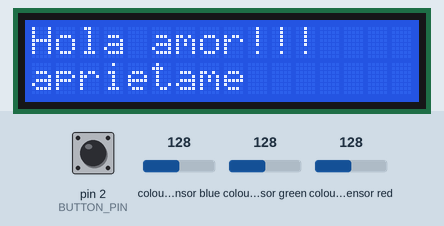
Bench run of a sketch on a simulated Arduino Uno, built with avr-gcc and run on an emulated ATmega328P. On the bench: 16×2 character LCD. The test bench sets the inputs (shaded band); at power-on: pin 2 (BUTTON_PIN) HIGH, colour sensor blue 128, colour sensor green 128, colour sensor red 128.

Above: at 1.2 s.
1.3 s: pin 2 (BUTTON_PIN) pulled LOW for 0.15 s
At 2.3 s:
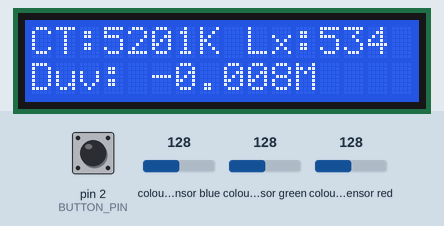
Timing chart, 0 to 4.3 s (numbered marks = the images above; inputs shaded):
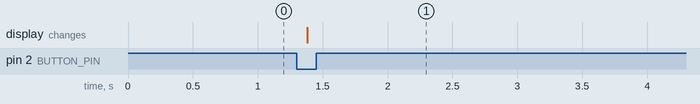

Measured:
- after the input at 1.3 s, the display: changes after 0.08 s (image 1)

The sketch:

ColorMeterDuvV01.ino
```cpp
#include <Wire.h>
#include <LiquidCrystal_I2C.h>
#include "Adafruit_TCS34725.h"
#include <math.h>

// Button pin
#define BUTTON_PIN 2

// Define reference illuminant RGB values for D65
#define refRed 0.95047
#define refGreen 1.00000
#define refBlue 1.08883

// LCD configuration
LiquidCrystal_I2C lcd(0x27, 16, 2);  // Address 0x27, 16 columns, 2 rows

// TCS34725 configuration
Adafruit_TCS34725 tcs = Adafruit_TCS34725(TCS34725_INTEGRATIONTIME_50MS, TCS34725_GAIN_4X);

void setup() {
  Serial.begin(9600);

  // Initialize LCD
  lcd.begin(16,2);
  lcd.backlight();

  // Initialize TCS34725 sensor
  if (!tcs.begin()) {
    lcd.println("Error initializing TCS34725 sensor!");
    while (1); // Halts the program
  }

  // Initialize button pin
  pinMode(BUTTON_PIN, INPUT_PULLUP);

  // Display initial message on LCD
  lcd.clear();
  lcd.setCursor(0, 0);
  lcd.print("Hola amor!!!");
  lcd.setCursor(0, 1);
  lcd.print("aprietame");
}

void loop() {
  // Check if the button is pressed
  if (digitalRead(BUTTON_PIN) == LOW) {
    // Capture RGB data
    uint16_t r, g, b, c;
    tcs.getRawData(&r, &g, &b, &c);
    uint16_t colorTemp = tcs.calculateColorTemperature_dn40(r, g, b, c);
    uint16_t lux = tcs.calculateLux(r, g, b);

    // Normalize measured RGB values
    float sum = r + g + b;
    float rNorm = r / sum;
    float gNorm = g / sum;
    float bNorm = b / sum;

    // Normalize reference illuminant RGB values
    float refSum = refRed + refGreen + refBlue;
    float refRNorm = refRed / refSum;
    float refGNorm = refGreen / refSum;
    float refBNorm = refBlue / refSum;

    // Calculate tint difference (Euclidean distance)
    float tintDiff = sqrt(pow((rNorm - refRNorm), 2) + pow((gNorm - refGNorm), 2) + pow((bNorm - refBNorm), 2));

    // Calculate chromaticity coordinates (u, v)
    float u = (4 * rNorm) / (-2 * rNorm + 12 * gNorm + 3);
    float v = (6 * gNorm) / (-2 * rNorm + 12 * gNorm + 3);

    // Calculate distance from the Planckian locus (Lfp)
    float Lfp = sqrt(pow((u - 0.292), 2) + pow((v - 0.24), 2));

    // Calculate Duv deviation (Lfp - Lbb)
    float a = acos((u - 0.292) / Lfp);
    float Lbb = (-0.00616793 * pow(a, 6)) + (0.0893944 * pow(a, 5)) + (-0.5179722 * pow(a, 4)) + (1.5317403 * pow(a, 3)) + (-2.423787 * pow(a, 2)) + (1.925865 * a) + (-0.471106);
    float Duv = Lfp - Lbb;

    // Determine the direction of the tint shift
    char tintDirection = (Duv < 0) ? 'M' : 'G';
    // Display RGB data, color temperature, Duv deviation, and tint direction on LCD
    lcd.clear();
    lcd.setCursor(0, 0);
    lcd.print("CT:");
    lcd.print(colorTemp);
    lcd.print("K");
    lcd.setCursor(9, 0);
    lcd.print("Lx:");
    lcd.print(lux);
    lcd.setCursor(0, 1);
    lcd.print("Duv: ");
    lcd.print(Duv, 3);
    lcd.print(tintDirection);

    // Wait for button release to prevent multiple captures
    while (digitalRead(BUTTON_PIN) == LOW);
    delay(100); // Debouncing delay
  }
}
```
